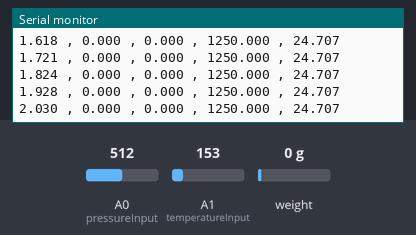
Bench run of a sketch on a simulated Arduino Uno, built with avr-gcc and run on an emulated ATmega328P. Parts: the last lines printed to the serial monitor. The inputs (shaded band) are chosen by the test bench; at power-on: weight on the scale 0 g, A1 (temperatureInput) = 153, A0 (pressureInput) = 512.

Above: at 2.2 s.
2.3 s: weight on the scale set to 100 g
At 2.34 s:
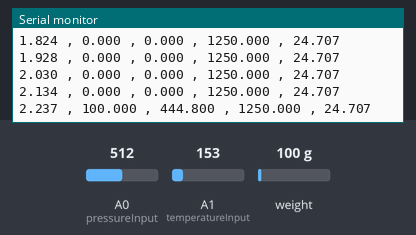
3.8 s: weight on the scale set to 1250 g
At 3.89 s:
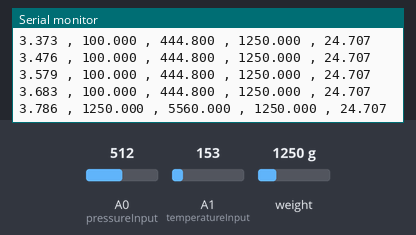
6.8 s: A1 (temperatureInput) set to 165
At 6.89 s:
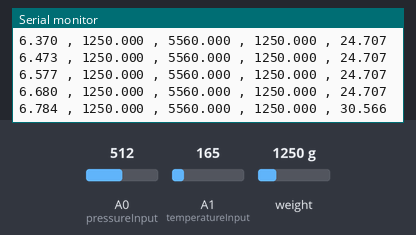
9.8 s: A0 (pressureInput) set to 716
At 9.89 s:
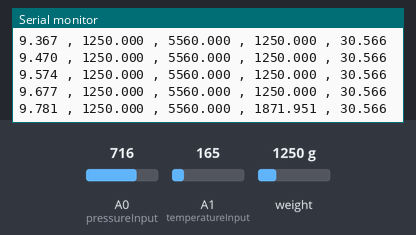
11.3 s: A1 (temperatureInput) set to 175
At 11.33 s:
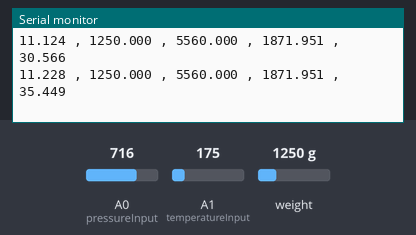
12.8 s: A0 (pressureInput) set to 900
At 12.88 s:
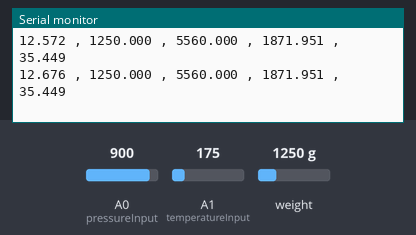
Timing chart, 0 to 15.3 s (numbered marks = the images above; inputs shaded):
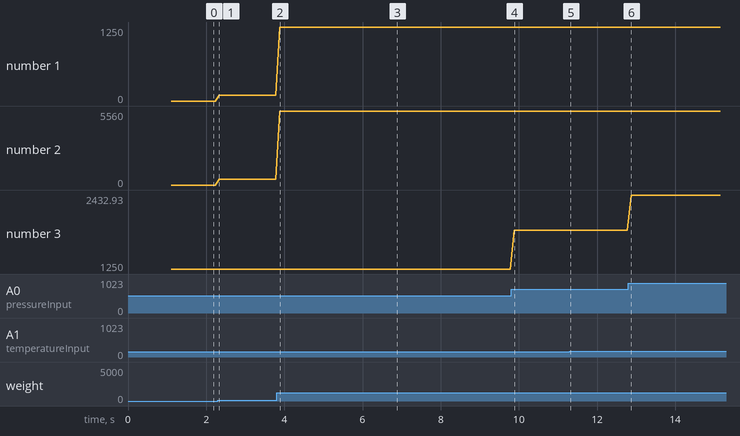

Measured:
- after the input at 2.3 s, the serial monitor: prints a new line at once (image 1)
- after the input at 3.8 s, the serial monitor: prints a new line after 0.09 s (image 2)
- after the input at 6.8 s, the serial monitor: prints a new line after 0.08 s (image 3)
- after the input at 9.8 s, the serial monitor: prints a new line after 0.08 s (image 4)
- after the input at 11.3 s, the serial monitor: prints a new line at once (image 5)
- plotted number 1: 0 → 100 after the input at 2.3 s
- plotted number 2: 0 → 444.8 after the input at 2.3 s, 444.8 → 5560 after the input at 3.8 s
- plotted number 3: 1250 → 1871.95 after the input at 9.8 s, 1871.95 → 2432.93 after the input at 12.8 s

The sketch:

instrumentation.ino
```cpp
/*
 UCF IREC 2020 - PROPULSION TEAM
 FILE NAME:      LOAD_CELL_AND_PRESSURE_TRANSDUCER
 Date:           Oct 5th, 2020
 AUTHOR:         ETHAN SHERLOCK, KARAM PAUL, SAMER ARMALY
 REVISION:       4

 LOADCELL:
 HX711 Library: https://github.com/bogde/HX711
 The HX711 does one thing well: read load cells
 Arduino pin 2 -> HX711 CLK
 3 -> DAT
 5V -> VCC
 GND -> GND

 Pressure Transducer:
 5V, Ground, Analog Pin (A0)

*/

#include "HX711.h"
//#include <SD.h>
#include <SPI.h>
#include "Wire.h"

#define calibration_factor -4010 // -4010 for S-Type

#define DOUT  3
#define CLK  2

float start_time;
float current_time;
float measurement_pounds;
float measurement_newtons;
HX711 scale;

// File output;

const int pressureInput = A0; // analog  pin for  pressure transducer
const int temperatureInput = A1; // analog pin for temperature sensor
const int pressureZero = 102; //analog reading of pressure transducer at 0psi
const int pressureMax = 922; //analog reading of pressure transducer at 100psi
const int transducerMax = 2500; //psi value of transducer being used
double pressure = 0; //variable to store the value coming from the pressure transducer

double temperature = 0;


void setup() {
  Serial.begin(9600);

//  // Set up SD card
//  Serial.println("Initializing SD Card...");
//  pinMode(10,OUTPUT);
//  while (!SD.begin(4)) {
//    Serial.println("Initialization Failed!");
//    delay(1000);
//  }
//  Serial.println("Initialization Done.");
//  Serial.print("\n");


  //Open the file, write initialization statement, close the file
//  output = SD.open("data.txt", FILE_WRITE);
//  output.println("\n");
//  output.println("seconds, pounds, newtons, pressure");
//  output.close();

  // Start clock
  start_time = millis();

  // Initialize load cell and confirm in serial
  Serial.println("HX711 scale demo");
  scale.begin(DOUT, CLK);
  scale.set_scale(calibration_factor); //This value is obtained by using the HX711_Calibration sketch
  scale.tare(); //Assuming there is no weight on the scale at start up, reset the scale to 0
  Serial.println("Beginning Load Cell Data Acquisition...");
}

void loop() {
  // Record current time
  current_time = millis();
  current_time = current_time / 1000 ;

  // Open the file. Files will not be overwritten if the filename is recognized.
//  output = SD.open("data.txt", FILE_WRITE);

  // Collect loadcell data and assign it units (pounds and newtons)
  measurement_pounds = (scale.get_units());
  measurement_newtons = 4.448 * measurement_pounds;

  // Collect transducer data and assign it a unit (psi)
  pressure = analogRead(pressureInput);
  pressure = (( (pressure - pressureZero) / (pressureMax - pressureZero) ) * transducerMax);

  // Collect temperature sensor data, assign it a unit (C) and control its bounds (rated for -40 to 125)
  int temp_reading = analogRead(temperatureInput);
  temperature = temp_reading * 5;
  temperature /= 1024;
  temperature = (temperature - 0.5) * 100;
  // temperature = constrain(temperature,-40,125);

  //Print the data to the serial monitor
//  Serial.print(current_time , 3);
//  Serial.print(" seconds , ");
//  Serial.print(measurement_pounds, 3);
//  Serial.print(" pounds , ");
//  Serial.print(measurement_newtons, 3);
//  Serial.print(" newtons , ");
//  Serial.print(pressure, 3);
//  Serial.print(" psi , ");
//  Serial.println();

  Serial.print(current_time , 3);
  Serial.print(" , ");
  Serial.print(measurement_pounds, 3);
  Serial.print(" , ");
  Serial.print(measurement_newtons, 3);
  Serial.print(" , ");
  Serial.print(pressure, 3);
  Serial.print(" , ");
  Serial.print(temperature, 3);
  Serial.println();

  //Output to SD card and close the file
//  output.print(current_time, 3);
//  output.print(" , ");
//  output.print(measurement_pounds, 3);
//  output.print(" , ");
//  output.print(measurement_newtons, 3);
//  output.print(" , ");
//  output.print(pressure, 3);
//  output.println();
//  output.close();

}
```
